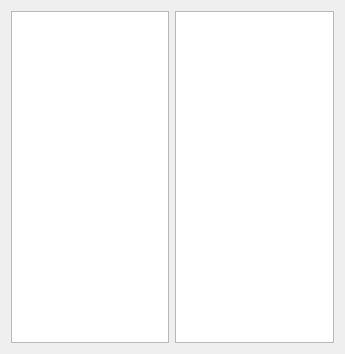
<?xml version="1.0" encoding="UTF-8"?>
<ui version="4.0">
 <class>Widget</class>
 <widget class="QWidget" name="Widget">
  <property name="geometry">
   <rect>
    <x>0</x>
    <y>0</y>
    <width>345</width>
    <height>354</height>
   </rect>
  </property>
  <property name="windowTitle">
   <string>Widget</string>
  </property>
  <layout class="QHBoxLayout" name="horizontalLayout">
   <item>
    <widget class="QGraphicsView" name="graphicsView"/>
   </item>
   <item>
    <widget class="QListWidget" name="listWidget"/>
   </item>
  </layout>
 </widget>
 <resources/>
 <connections/>
</ui>
